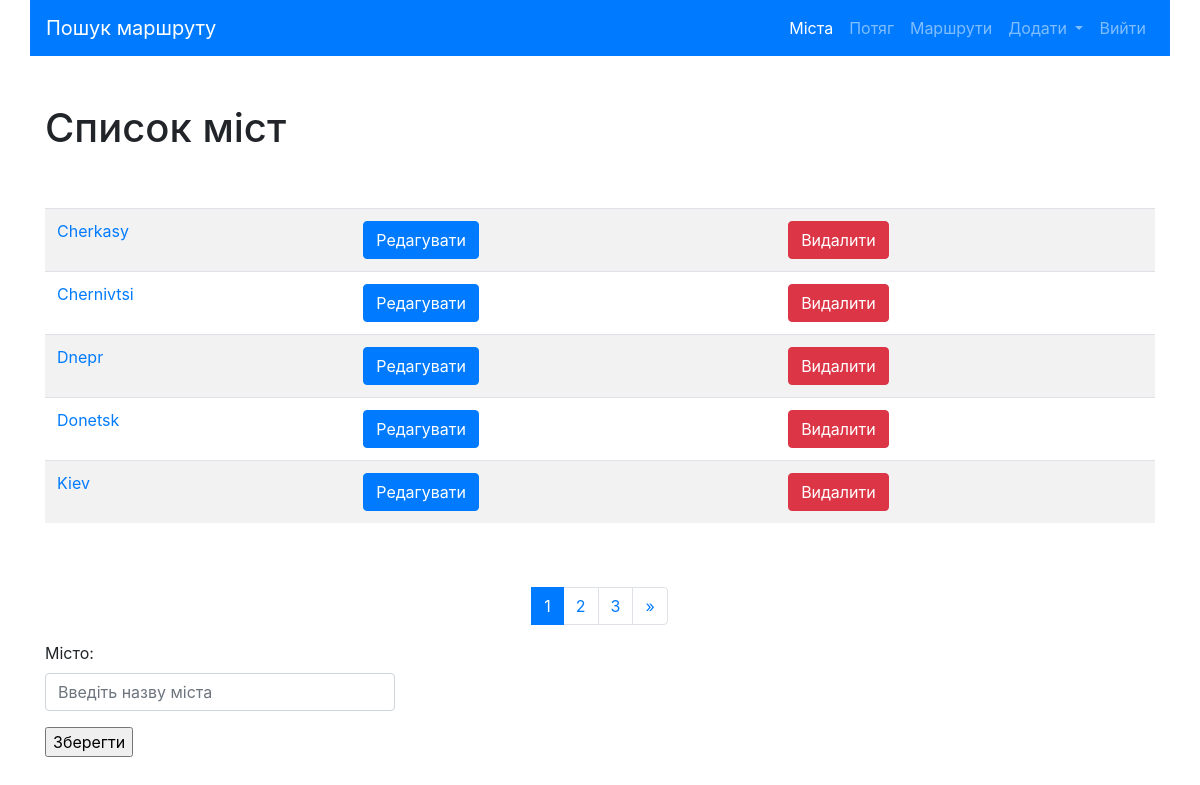
The app's page /cities/ (signed in) with its own data.
### cities/models.py (models this page shows, shortened)
class City(models.Model):
    name = models.CharField(max_length=150, unique=True, verbose_name='Місто')
    class Meta:
        verbose_name = 'Місто'
        verbose_name_plural = 'Міста'
        ordering = ['name']

### cities/views.py (the view)
# urls.py: path('', CityListView.as_view(), name='home'),
class CityListView(ListView):
    paginate_by = 5
    model = City
    template_name = 'cities/home.html'
    def get_context_data(self, **kwargs):
        context = super().get_context_data(**kwargs)
        form = CityForm()
        context['form'] = form
        return context

### cities/forms.py
class CityForm(forms.ModelForm):
    name = forms.CharField(label='Місто', widget=forms.TextInput(attrs={
        'class': 'form-control',
        'placeholder': 'Введіть назву міста'
    }))
    class Meta:
        model = City
        fields = ('name',)

### cities/templates/cities/home.html (shortened to what this page needs)
{% extends 'base.html' %}
{% block content %}
<h1>Список міст</h1>
<div class="row">
    <div class="col-md-12 mx-auto my-5">
        <table class="table table-striped">
            {% for object in page_obj %}
            <tr>
                <td>
                      <a href="{% url 'cities:detail' pk=object.pk %}">{{ object.name }}</a>
                </td>
                                {% if user.is_authenticated %}
                <td>
                      <a href="{% url 'cities:update' pk=object.pk %}">
                             <button type="submit" class="btn btn-primary">Редагувати</button></a>
                </td>
                <td>
                     <a href="{% url 'cities:delete' pk=object.pk %}">
                             <button type="submit" class="btn btn-danger">Видалити</button></a>
                </td>
                        {% else %}
                 <td>&nbsp;</td>
                <td>&nbsp;</td>
                {% endif %}
            </tr>
        {% endfor %}
            </table>
    </div>
</div>
<nav aria-label="Page navigation example">
  <ul class="pagination justify-content-center">
      {% for page in page_obj.paginator.page_range%}
          <li class="page-item {% if page == page_obj.number %} active {% endif %}">
              <a class="page-link" href="?page={{page}}">
                  {{ page }}
              </a>
          </li>
      {% endfor %}
    <li class="page-item">
        {% if page_obj.has_next %}
            <a class="page-link" href="?page={{ page_obj.paginator.num_pages }}" arial-label="Next">
        <span aria-hidden="true">&raquo;</span></a>
        {% endif %}
    </li>
  </ul>
</nav>
 {% if user.is_authenticated %}
<div class="row">
    <div class="col-md-4">
        <form action="{% url 'cities:create' %}" method="post">
            {{ form.as_p }}
    <input type="submit" value="Зберегти">
</form>
    </div>
</div>
{% endif %}
{% endblock %}

### records on screen
City: name "Cherkasy"
City: name "Chernivtsi"
City: name "Dnepr"
City: name "Donetsk"
City: name "Kiev"

### other values on screen
{{ page }} "1" "2" "3"
